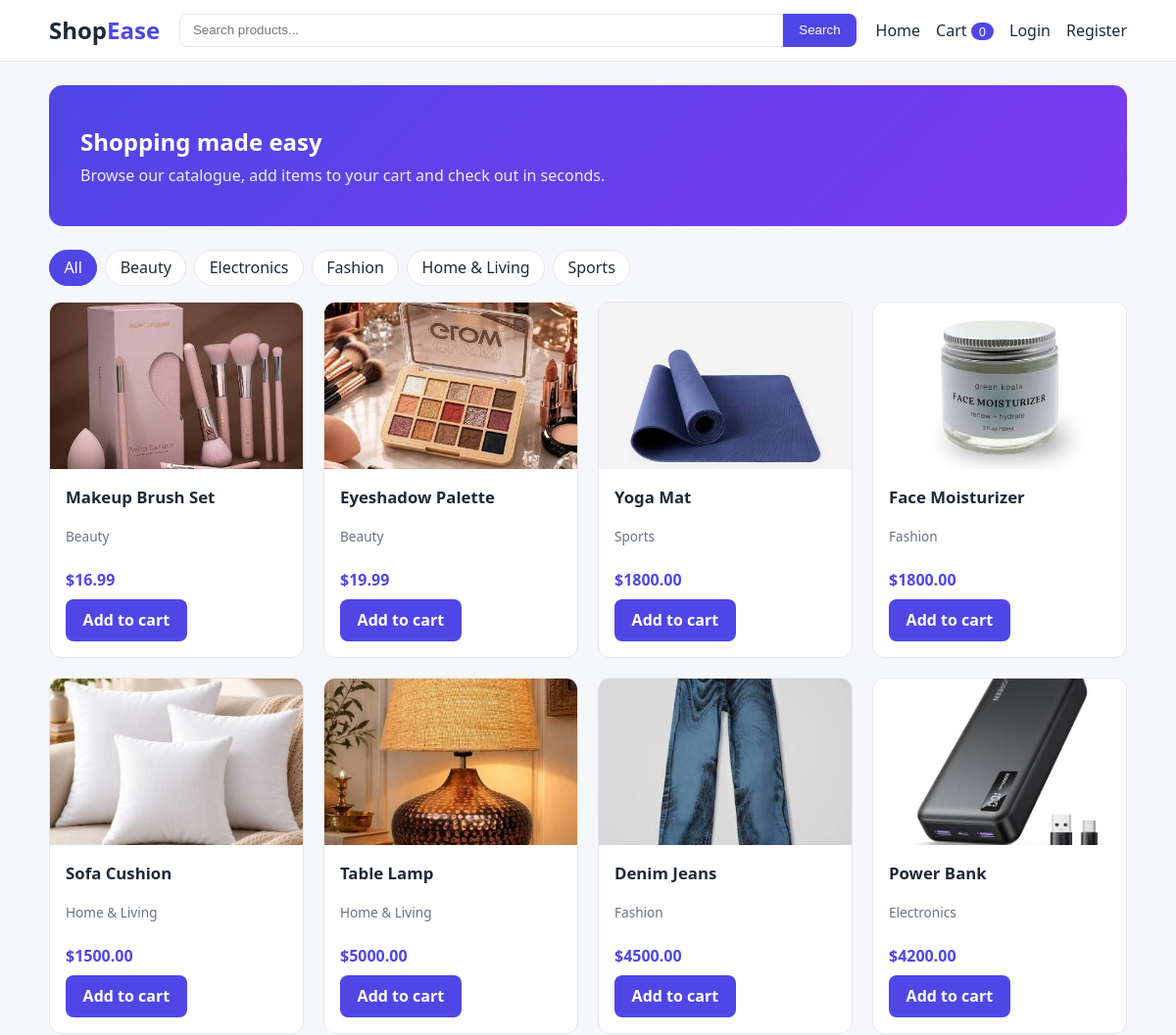
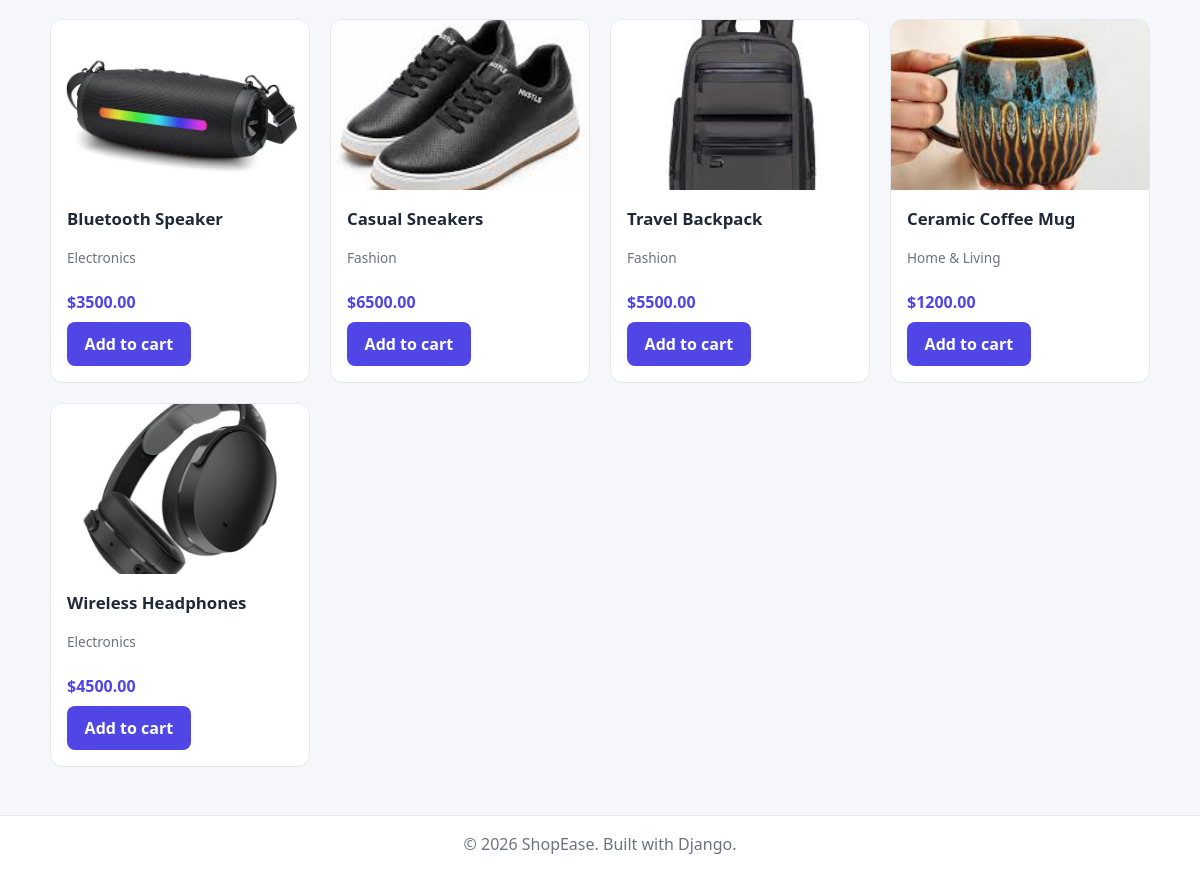
The page / on the database its author committed (2 pictures, top to bottom).
### shop/models.py (models this page shows, shortened)
class Category(models.Model):
    name = models.CharField(max_length=100, unique=True)
    class Meta:
        verbose_name_plural = "categories"
        ordering = ["name"]

class Product(models.Model):
    category = models.ForeignKey(
        Category, on_delete=models.SET_NULL, null=True, blank=True, related_name="products"
    )
    name = models.CharField(max_length=200)
    description = models.TextField(blank=True)
    price = models.DecimalField(max_digits=10, decimal_places=2)
    stock = models.PositiveIntegerField(default=0)
    image_url = models.CharField(
        max_length=500,
        blank=True,
        help_text="Image URL or static path (for example, /static/images/product.jpg)",
    )
    created_at = models.DateTimeField(auto_now_add=True)
    class Meta:
        ordering = ["-created_at"]
    def get_absolute_url(self):
        return reverse("product_detail", args=[self.pk])
    @property
    def in_stock(self):
        return self.stock > 0

### shop/views.py (the view)
# urls.py: path("", views.home, name="home"),
def home(request):
    products = Product.objects.select_related("category")
    categories = Category.objects.all()
    query = request.GET.get("q", "").strip()
    category_id = request.GET.get("category", "")
    if query:
        products = products.filter(Q(name__icontains=query) | Q(description__icontains=query))
    if category_id.isdigit():
        products = products.filter(category_id=int(category_id))
    return render(
        request,
        "home.html",
        {
            "products": products,
            "categories": categories,
            "query": query,
            "selected_category": int(category_id) if category_id.isdigit() else None,
        },
    )

### shop/context_processors.py (called while the page is built)
def cart_count(request):
    cart = request.session.get("cart", {})
    return {"cart_count": sum(cart.values())}

### templates/home.html (shortened to what this page needs)
{% extends 'base.html' %}
{% block content %}
<section class="hero">
  <h1>Shopping made easy</h1>
  <p>Browse our catalogue, add items to your cart and check out in seconds.</p>
</section>
<div class="filters">
  <a class="chip {% if not selected_category %}active{% endif %}" href="{% url 'home' %}">All</a>
  {% for c in categories %}
    <a class="chip {% if selected_category == c.id %}active{% endif %}" href="?category={{ c.id }}{% if query %}&q={{ query }}{% endif %}">{{ c.name }}</a>
  {% endfor %}
</div>
{% if products %}
<div class="grid">
  {% for p in products %}
  <article class="card">
    <a href="{{ p.get_absolute_url }}" class="card-img">
      {% if p.image_url %}<img src="{{ p.image_url }}" alt="{{ p.name }}">{% else %}<span class="placeholder">{{ p.name|slice:":1" }}</span>{% endif %}
    </a>
    <div class="card-body">
      <h3><a href="{{ p.get_absolute_url }}">{{ p.name }}</a></h3>
      {% if p.category %}<p class="muted small">{{ p.category.name }}</p>{% endif %}
      <p class="price">${{ p.price }}</p>
      {% if p.in_stock %}
        <form action="{% url 'add_to_cart' p.pk %}" method="post">
          <button class="btn" type="submit">Add to cart</button>
        </form>
      {% else %}
        <p class="out">Out of stock</p>
      {% endif %}
    </div>
  </article>
  {% endfor %}
</div>
{% else %}
  <p class="empty">No products found. {% if not query %}Run <code>python manage.py seed</code> or add some in the admin.{% endif %}</p>
{% endif %}
{% endblock %}

### templates/base.html (shortened to what this page needs)
{% load static %}
<!DOCTYPE html>
<html lang="en">
<head>
  <link rel="stylesheet" href="{% static 'css/style.css' %}">
</head>
<body>
  <header class="site-header">
    <div class="container nav">
      <a class="brand" href="{% url 'home' %}">Shop<span>Ease</span></a>
      <form class="search" action="{% url 'home' %}" method="get">
        <input type="text" name="q" placeholder="Search products..." value="{{ query|default:'' }}">
        <button type="submit">Search</button>
      </form>
      <nav class="links">
        <a href="{% url 'home' %}">Home</a>
        <a href="{% url 'cart' %}">Cart <span class="badge">{{ cart_count }}</span></a>
        {% if user.is_authenticated %}
          <a href="{% url 'orders' %}">My Orders</a>
          <form class="inline" action="{% url 'logout' %}" method="post">
            {% csrf_token %}
            <button type="submit" class="link-btn">Logout ({{ user.username }})</button>
          </form>
        {% else %}
          <a href="{% url 'login' %}">Login</a>
          <a href="{% url 'register' %}">Register</a>
        {% endif %}
      </nav>
    </div>
  </header>
  <main class="container">
    {% block content %}{% endblock %}
  </main>
  <footer class="site-footer">
    <div class="container">&copy; {% now "Y" %} ShopEase. Built with Django.</div>
  </footer>
</body>
</html>

### static/css/style.css (style rules this page uses)
:root { --primary: #4f46e5; --primary-dark: #4338ca; --bg: #f6f7fb; --text: #1f2937; --muted: #6b7280; --border: #e5e7eb; --danger: #dc2626; --ok: #059669; }
* { box-sizing: border-box; }
body { margin: 0; font-family: system-ui, -apple-system, "Segoe UI", Roboto, sans-serif; background: var(--bg); color: var(--text); line-height: 1.5; min-height: 100vh; display: flex; flex-direction: column; }
main { flex: 1; padding-top: 1.5rem; padding-bottom: 3rem; }
a { color: var(--primary); text-decoration: none; }
.container { width: min(1100px, 92%); margin: 0 auto; }
.muted { color: var(--muted); }
.small { font-size: .85rem; }
.site-header { background: #fff; border-bottom: 1px solid var(--border); position: sticky; top: 0; z-index: 10; }
.nav { display: flex; align-items: center; gap: 1.25rem; padding: .8rem 0; flex-wrap: wrap; }
.brand { font-size: 1.5rem; font-weight: 800; color: var(--text); }
.brand span { color: var(--primary); }
.search { flex: 1; display: flex; min-width: 200px; }
.search input { flex: 1; padding: .55rem .8rem; border: 1px solid var(--border); border-radius: 8px 0 0 8px; }
.search button { padding: .55rem 1rem; border: 0; background: var(--primary); color: #fff; border-radius: 0 8px 8px 0; cursor: pointer; }
.links { display: flex; gap: 1rem; align-items: center; }
.links a { color: var(--text); font-weight: 500; }
.badge { background: var(--primary); color: #fff; border-radius: 999px; padding: 0 .5rem; font-size: .8rem; }
.hero { background: linear-gradient(135deg, var(--primary), #7c3aed); color: #fff; border-radius: 14px; padding: 2.5rem 2rem; margin-bottom: 1.5rem; }
.hero h1 { margin: 0 0 .25rem; }
.hero p { margin: 0; opacity: .9; }
.filters { display: flex; flex-wrap: wrap; gap: .5rem; margin-bottom: 1rem; }
.chip { padding: .35rem .9rem; border-radius: 999px; background: #fff; border: 1px solid var(--border); color: var(--text); }
.chip.active, .chip:hover { background: var(--primary); color: #fff; border-color: var(--primary); text-decoration: none; }
.grid { display: grid; grid-template-columns: repeat(auto-fill, minmax(230px, 1fr)); gap: 1.25rem; }
.card { background: #fff; border-radius: 12px; overflow: hidden; border: 1px solid var(--border); display: flex; flex-direction: column; transition: transform .15s, box-shadow .15s; }
.card-img { display: block; height: 170px; background: #eef2ff; }
.card-img img, .detail-img img { width: 100%; height: 100%; object-fit: cover; display: block; }
.card-body { padding: 1rem; display: flex; flex-direction: column; gap: .25rem; flex: 1; }
.card-body h3 { margin: 0; font-size: 1.05rem; }
.card-body h3 a { color: var(--text); }
.price { font-weight: 700; color: var(--primary); margin: .25rem 0; }
.btn { display: inline-block; background: var(--primary); color: #fff; border: 0; padding: .6rem 1.1rem; border-radius: 8px; cursor: pointer; font: inherit; font-weight: 600; }
.site-footer { background: #fff; border-top: 1px solid var(--border); padding: 1rem 0; text-align: center; color: var(--muted); }

### rows shown on the page
Category: name "Beauty"
Category: name "Electronics"
Category: name "Fashion"
Category: name "Home & Living"
Category: name "Sports"
Product: image_url (picture), name "Makeup Brush Set", category.name "Beauty", price "16.99", stock "Add to cart"
Product: image_url (picture), name "Eyeshadow Palette", category.name "Beauty", price "19.99", stock "Add to cart"
Product: image_url (picture), name "Yoga Mat", category.name "Sports", price "1800.00", stock "Add to cart"
Product: image_url (picture), name "Face Moisturizer", category.name "Fashion", price "1800.00", stock "Add to cart"
Product: image_url (picture), name "Sofa Cushion", category.name "Home & Living", price "1500.00", stock "Add to cart"
Product: image_url (picture), name "Table Lamp", category.name "Home & Living", price "5000.00", stock "Add to cart"
Product: image_url (picture), name "Denim Jeans", category.name "Fashion", price "4500.00", stock "Add to cart"
Product: image_url (picture), name "Power Bank", category.name "Electronics", price "4200.00", stock "Add to cart"
Product: image_url (picture), name "Bluetooth Speaker", category.name "Electronics", price "3500.00", stock "Add to cart"
Product: image_url (picture), name "Casual Sneakers", category.name "Fashion", price "6500.00", stock "Add to cart"
Product: image_url (picture), name "Travel Backpack", category.name "Fashion", price "5500.00", stock "Add to cart"
Product: image_url (picture), name "Ceramic Coffee Mug", category.name "Home & Living", price "1200.00", stock "Add to cart"
Product: image_url (picture), name "Wireless Headphones", category.name "Electronics", price "4500.00", stock "Add to cart"

### other values the page prints
{{ cart_count }} "0"
